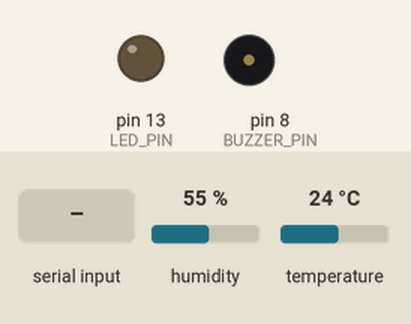
This sketch was run on a simulated Arduino Uno, built with avr-gcc and run on an emulated ATmega328P. On the bench: output pins drawn as LEDs (lit = HIGH), buzzer (waves = sounding). The inputs (shaded band) are chosen by the test bench; at power-on: humidity 55 %, temperature 24 °C. What the sketch prints to the serial monitor is not drawn.

Above: at 3.5 s.
3.6 s: "inject\n" received over Serial
6.5 s: "inject\n" received over Serial
At 6.94 s:
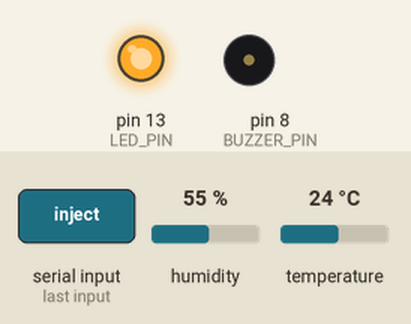
10.0 s: "stats\n" received over Serial
Timing chart, 0 to 13.0 s (numbered marks = the images above; inputs shaded):
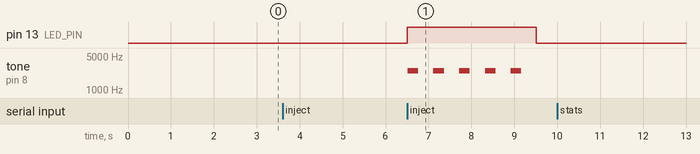

Measured:
- after the input at 3.6 s, every drawn part: stays the same
- after the input at 6.5 s, pin 13 (LED_PIN): LOW → HIGH at once, → LOW 3.0 s later; tone on pin 8 (BUZZER_PIN): alternates 2500 Hz for 0.25 s and silent for 0.35 s, 10 changes in all, then stays silent, starting at once
- after the input at 10.0 s, every drawn part: stays the same

The sketch:

____.ino
```cpp
/*
 * 实验名称：传感器数据异常检测
 * 实验目的：使用 Z-Score 和移动窗口统计方法检测传感器异常
 *
 * 硬件连接：
 *   DHT11 DATA → D2
 *   蜂鸣器     → D8
 *   红色 LED   → D13（220Ω）
 *
 * 算法说明：
 *   1. 预热阶段：收集初始样本，建立基线统计量（均值、标准差）
 *   2. 检测阶段：对每个新样本计算 Z-Score
 *   3. 若 |Z-Score| > 阈值，则判定为异常并报警
 *   4. 使用指数加权移动平均（EWMA）动态更新基线
 *
 * 所需库：DHT sensor library
 */

#include <DHT.h>

#define DHT_PIN  2
#define DHT_TYPE DHT11

DHT dht(DHT_PIN, DHT_TYPE);

const int BUZZER_PIN = 8;
const int LED_PIN    = 13;

// ============================================================
// 移动窗口统计器
// ============================================================
#define WINDOW_SIZE 20  // 滑动窗口大小

struct WindowStats {
  float  buffer[WINDOW_SIZE];
  int    head;
  int    count;
  double sum;
  double sumSq;

  WindowStats() : head(0), count(0), sum(0), sumSq(0) {
    for (int i = 0; i < WINDOW_SIZE; i++) buffer[i] = 0;
  }

  void push(float val) {
    if (count == WINDOW_SIZE) {
      // 移除最旧的值
      float old = buffer[head];
      sum   -= old;
      sumSq -= (double)old * old;
    } else {
      count++;
    }
    buffer[head] = val;
    head = (head + 1) % WINDOW_SIZE;
    sum   += val;
    sumSq += (double)val * val;
  }

  float getMean() {
    if (count == 0) return 0;
    return (float)(sum / count);
  }

  float getStdDev() {
    if (count < 2) return 0;
    double mean = sum / count;
    double variance = sumSq / count - mean * mean;
    if (variance < 0) variance = 0;
    return (float)sqrt(variance);
  }

  float getZScore(float val) {
    float sigma = getStdDev();
    if (sigma < 0.01) return 0;  // 标准差太小，无法计算
    return (val - getMean()) / sigma;
  }

  bool isReady() {
    return count >= WINDOW_SIZE / 2;  // 至少半窗口数据
  }
};

// ============================================================
// 指数加权移动平均（EWMA）
// 用于动态跟踪基线，适应缓慢的环境变化
// ============================================================
struct EWMA {
  float value;
  float alpha;  // 平滑系数（0~1，越小越平滑）
  bool  initialized;

  EWMA(float a = 0.1) : value(0), alpha(a), initialized(false) {}

  float update(float x) {
    if (!initialized) {
      value = x;
      initialized = true;
    } else {
      value = alpha * x + (1.0 - alpha) * value;
    }
    return value;
  }
};

// ============================================================
// 异常检测器
// ============================================================
struct AnomalyDetector {
  WindowStats stats;
  EWMA        baseline;
  float       zThreshold;    // Z-Score 阈值
  float       deltaThreshold; // 突变阈值（相邻两次差值）
  float       lastValue;
  int         anomalyCount;
  int         totalCount;

  AnomalyDetector(float zThr = 2.5, float deltaThr = 5.0)
    : baseline(0.05), zThreshold(zThr), deltaThreshold(deltaThr),
      lastValue(0), anomalyCount(0), totalCount(0) {}

  // 检测结果
  enum Result {
    NORMAL    = 0,
    Z_ANOMALY = 1,  // Z-Score 异常
    DELTA_ANOMALY = 2,  // 突变异常
    BOTH_ANOMALY  = 3   // 两种异常同时触发
  };

  Result detect(float val) {
    totalCount++;
    bool zAnom = false, deltaAnom = false;

    // Z-Score 检测
    if (stats.isReady()) {
      float z = stats.getZScore(val);
      if (abs(z) > zThreshold) zAnom = true;
    }

    // 突变检测（相邻差值）
    if (totalCount > 1) {
      float delta = abs(val - lastValue);
      if (delta > deltaThreshold) deltaAnom = true;
    }

    // 更新统计（只用正常值更新基线，防止异常污染模型）
    if (!zAnom && !deltaAnom) {
      stats.push(val);
      baseline.update(val);
    }

    lastValue = val;

    if (zAnom && deltaAnom) { anomalyCount++; return BOTH_ANOMALY; }
    if (zAnom)              { anomalyCount++; return Z_ANOMALY; }
    if (deltaAnom)          { anomalyCount++; return DELTA_ANOMALY; }
    return NORMAL;
  }

  float getAnomalyRate() {
    if (totalCount == 0) return 0;
    return (float)anomalyCount / totalCount * 100.0;
  }
};

// ============================================================
// 全局变量
// ============================================================
AnomalyDetector tempDetector(2.5, 3.0);  // 温度：Z阈值2.5，突变阈值3°C
AnomalyDetector humiDetector(2.5, 10.0); // 湿度：Z阈值2.5，突变阈值10%

unsigned long lastSampleTime = 0;
const unsigned long SAMPLE_INTERVAL = 5000;  // 每5秒采样

int sampleCount = 0;
bool warmupDone = false;
const int WARMUP_SAMPLES = 10;  // 预热样本数

// 报警状态
bool isAlarming = false;
unsigned long alarmStartTime = 0;
const unsigned long ALARM_DURATION = 3000;  // 报警持续3秒

void triggerAlarm(const char* reason) {
  isAlarming = true;
  alarmStartTime = millis();
  digitalWrite(LED_PIN, HIGH);
  Serial.print(F("  🚨 异常报警: "));
  Serial.println(reason);
}

void updateAlarm() {
  if (isAlarming && millis() - alarmStartTime >= ALARM_DURATION) {
    isAlarming = false;
    digitalWrite(LED_PIN, LOW);
    noTone(BUZZER_PIN);
  }
  if (isAlarming) {
    // 间歇蜂鸣
    static unsigned long lastBeep = 0;
    static bool beepOn = false;
    if (millis() - lastBeep >= 300) {
      lastBeep = millis();
      beepOn = !beepOn;
      if (beepOn) tone(BUZZER_PIN, 2500, 250);
    }
  }
}

const char* getResultName(AnomalyDetector::Result r) {
  switch (r) {
    case AnomalyDetector::NORMAL:       return "正常";
    case AnomalyDetector::Z_ANOMALY:    return "Z-Score异常";
    case AnomalyDetector::DELTA_ANOMALY: return "突变异常";
    case AnomalyDetector::BOTH_ANOMALY: return "复合异常";
    default: return "未知";
  }
}

void setup() {
  Serial.begin(9600);
  dht.begin();

  pinMode(BUZZER_PIN, OUTPUT);
  pinMode(LED_PIN,    OUTPUT);

  Serial.println(F("========================================"));
  Serial.println(F("   Arduino 传感器异常检测系统"));
  Serial.println(F("========================================"));
  Serial.println(F("算法: Z-Score + 突变检测 + EWMA基线"));
  Serial.println(F("温度阈值: Z>2.5 或 突变>3°C"));
  Serial.println(F("湿度阈值: Z>2.5 或 突变>10%"));
  Serial.print(F("预热样本数: "));
  Serial.println(WARMUP_SAMPLES);
  Serial.println(F("----------------------------------------"));
  Serial.println(F("串口命令:"));
  Serial.println(F("  inject  注入一个模拟异常值（测试用）"));
  Serial.println(F("  stats   显示统计摘要"));
  Serial.println(F("----------------------------------------"));
  delay(2000);
  Serial.println(F("开始预热，请保持环境稳定..."));
}

void loop() {
  unsigned long now = millis();

  // 处理串口命令
  if (Serial.available()) {
    String cmd = Serial.readStringUntil('\n');
    cmd.trim();
    if (cmd == "inject") {
      // 注入模拟异常（温度突然+15°C）
      float fakeTemp = tempDetector.stats.getMean() + 15.0;
      Serial.print(F("💉 注入模拟异常温度: "));
      Serial.print(fakeTemp, 1);
      Serial.println(F("°C"));
      auto r = tempDetector.detect(fakeTemp);
      if (r != AnomalyDetector::NORMAL) {
        triggerAlarm(getResultName(r));
      }
    } else if (cmd == "stats") {
      Serial.println(F("===== 统计摘要 ====="));
      Serial.print(F("总样本数: ")); Serial.println(sampleCount);
      Serial.print(F("温度均值: ")); Serial.print(tempDetector.stats.getMean(), 2); Serial.println(F("°C"));
      Serial.print(F("温度标准差: ")); Serial.print(tempDetector.stats.getStdDev(), 3); Serial.println(F("°C"));
      Serial.print(F("温度EWMA基线: ")); Serial.print(tempDetector.baseline.value, 2); Serial.println(F("°C"));
      Serial.print(F("温度异常率: ")); Serial.print(tempDetector.getAnomalyRate(), 1); Serial.println(F("%"));
      Serial.print(F("湿度均值: ")); Serial.print(humiDetector.stats.getMean(), 2); Serial.println(F("%"));
      Serial.print(F("湿度标准差: ")); Serial.print(humiDetector.stats.getStdDev(), 3); Serial.println(F("%"));
      Serial.print(F("湿度异常率: ")); Serial.print(humiDetector.getAnomalyRate(), 1); Serial.println(F("%"));
      Serial.println(F("===================="));
    }
  }

  // 更新报警状态
  updateAlarm();

  // 定时采样
  if (now - lastSampleTime >= SAMPLE_INTERVAL) {
    lastSampleTime = now;

    float temp = dht.readTemperature();
    float humi = dht.readHumidity();

    if (isnan(temp) || isnan(humi)) {
      Serial.println(F("[错误] 传感器读取失败"));
      return;
    }

    sampleCount++;

    // 检测异常
    auto tempResult = tempDetector.detect(temp);
    auto humiResult = humiDetector.detect(humi);

    bool anyAnomaly = (tempResult != AnomalyDetector::NORMAL ||
                       humiResult != AnomalyDetector::NORMAL);

    // 预热阶段
    if (!warmupDone) {
      if (sampleCount >= WARMUP_SAMPLES) {
        warmupDone = true;
        Serial.println(F("✅ 预热完成，开始异常检测！"));
        Serial.print(F("基线温度: "));
        Serial.print(tempDetector.stats.getMean(), 1);
        Serial.print(F("°C ± "));
        Serial.print(tempDetector.stats.getStdDev(), 2);
        Serial.println(F("°C"));
        Serial.print(F("基线湿度: "));
        Serial.print(humiDetector.stats.getMean(), 1);
        Serial.print(F("% ± "));
        Serial.print(humiDetector.stats.getStdDev(), 2);
        Serial.println(F("%"));
        Serial.println(F("----------------------------------------"));
      } else {
        Serial.print(F("[预热 "));
        Serial.print(sampleCount);
        Serial.print(F("/"));
        Serial.print(WARMUP_SAMPLES);
        Serial.print(F("] T="));
        Serial.print(temp, 1);
        Serial.print(F("°C H="));
        Serial.print(humi, 1);
        Serial.println(F("%"));
        return;
      }
    }

    // 计算 Z-Score
    float tempZ = tempDetector.stats.getZScore(temp);
    float humiZ = humiDetector.stats.getZScore(humi);

    // 输出检测结果
    Serial.print(F("[#"));
    Serial.print(sampleCount);
    Serial.print(F("] T="));
    Serial.print(temp, 1);
    Serial.print(F("°C(Z="));
    Serial.print(tempZ, 2);
    Serial.print(F(") H="));
    Serial.print(humi, 1);
    Serial.print(F("%(Z="));
    Serial.print(humiZ, 2);
    Serial.print(F(") → "));

    if (!anyAnomaly) {
      Serial.println(F("✅ 正常"));
    } else {
      if (tempResult != AnomalyDetector::NORMAL) {
        Serial.print(F("⚠️ 温度"));
        Serial.print(getResultName(tempResult));
        Serial.print(F(" "));
        triggerAlarm("温度异常");
      }
      if (humiResult != AnomalyDetector::NORMAL) {
        Serial.print(F("⚠️ 湿度"));
        Serial.print(getResultName(humiResult));
        triggerAlarm("湿度异常");
      }
      Serial.println();
    }
  }
}
```
